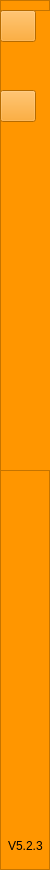
        <widget class="QFrame" name="left_menu_frame">
         <property name="minimumSize">
          <size>
           <width>50</width>
           <height>0</height>
          </size>
         </property>
         <property name="maximumSize">
          <size>
           <width>50</width>
           <height>16777215</height>
          </size>
         </property>
         <property name="styleSheet">
          <string notr="true">background-color: rgb(255, 150, 0);</string>
         </property>
         <property name="frameShape">
          <enum>QFrame::StyledPanel</enum>
         </property>
         <property name="frameShadow">
          <enum>QFrame::Raised</enum>
         </property>
         <widget class="QFrame" name="menu_frame">
          <property name="geometry">
           <rect>
            <x>0</x>
            <y>10</y>
            <width>200</width>
            <height>461</height>
           </rect>
          </property>
          <property name="minimumSize">
           <size>
            <width>200</width>
            <height>0</height>
           </size>
          </property>
          <property name="frameShape">
           <enum>QFrame::StyledPanel</enum>
          </property>
          <property name="frameShadow">
           <enum>QFrame::Raised</enum>
          </property>
          <widget class="QPushButton" name="encoder_bnt">
           <property name="geometry">
            <rect>
             <x>0</x>
             <y>0</y>
             <width>36</width>
             <height>32</height>
            </rect>
           </property>
           <property name="text">
            <string/>
           </property>
           <property name="icon">
            <iconset resource="resources.qrc">
             <normaloff>:/icons/bootstrap_icons/music-note-list.svg</normaloff>:/icons/bootstrap_icons/music-note-list.svg</iconset>
           </property>
           <property name="iconSize">
            <size>
             <width>32</width>
             <height>32</height>
            </size>
           </property>
          </widget>
          <widget class="QLabel" name="label_3">
           <property name="geometry">
            <rect>
             <x>67</x>
             <y>0</y>
             <width>91</width>
             <height>32</height>
            </rect>
           </property>
           <property name="font">
            <font>
             <weight>75</weight>
             <bold>true</bold>
            </font>
           </property>
           <property name="text">
            <string>Device Info</string>
           </property>
           <property name="margin">
            <number>5</number>
           </property>
          </widget>
          <widget class="QLabel" name="label_4">
           <property name="geometry">
            <rect>
             <x>63</x>
             <y>80</y>
             <width>81</width>
             <height>41</height>
            </rect>
           </property>
           <property name="font">
            <font>
             <weight>75</weight>
             <bold>true</bold>
            </font>
           </property>
           <property name="text">
            <string>Settings</string>
           </property>
           <property name="margin">
            <number>5</number>
           </property>
          </widget>
          <widget class="QLabel" name="label_5">
           <property name="geometry">
            <rect>
             <x>87</x>
             <y>100</y>
             <width>70</width>
             <height>30</height>
            </rect>
           </property>
           <property name="text">
            <string/>
           </property>
           <property name="margin">
            <number>5</number>
           </property>
          </widget>
          <widget class="QLabel" name="label_7">
           <property name="geometry">
            <rect>
             <x>87</x>
             <y>150</y>
             <width>62</width>
             <height>30</height>
            </rect>
           </property>
           <property name="text">
            <string/>
           </property>
           <property name="margin">
            <number>5</number>
           </property>
          </widget>
          <widget class="QLabel" name="label_9">
           <property name="geometry">
            <rect>
             <x>87</x>
             <y>250</y>
             <width>113</width>
             <height>30</height>
            </rect>
           </property>
           <property name="text">
            <string>Hedi</string>
           </property>
           <property name="margin">
            <number>5</number>
           </property>
          </widget>
          <widget class="QLabel" name="label_32">
           <property name="geometry">
            <rect>
             <x>87</x>
             <y>200</y>
             <width>63</width>
             <height>20</height>
            </rect>
           </property>
           <property name="text">
            <string/>
           </property>
          </widget>
          <widget class="QPushButton" name="sys_btn">
           <property name="geometry">
            <rect>
             <x>0</x>
             <y>80</y>
             <width>36</width>
             <height>32</height>
            </rect>
           </property>
           <property name="text">
            <string/>
           </property>
           <property name="icon">
            <iconset resource="resources.qrc">
             <normaloff>:/icons/bootstrap_icons/gear-wide-connected.svg</normaloff>:/icons/bootstrap_icons/gear-wide-connected.svg</iconset>
           </property>
           <property name="iconSize">
            <size>
             <width>32</width>
             <height>32</height>
            </size>
           </property>
          </widget>
          <widget class="QLabel" name="label_40">
           <property name="geometry">
            <rect>
             <x>87</x>
             <y>300</y>
             <width>113</width>
             <height>30</height>
            </rect>
           </property>
           <property name="text">
            <string/>
           </property>
           <property name="margin">
            <number>5</number>
           </property>
          </widget>
         </widget>
         <widget class="QLabel" name="label_2">
          <property name="geometry">
           <rect>
            <x>8</x>
            <y>830</y>
            <width>41</width>
            <height>31</height>
           </rect>
          </property>
          <property name="text">
           <string>V5.2.3</string>
          </property>
         </widget>
        </widget>
